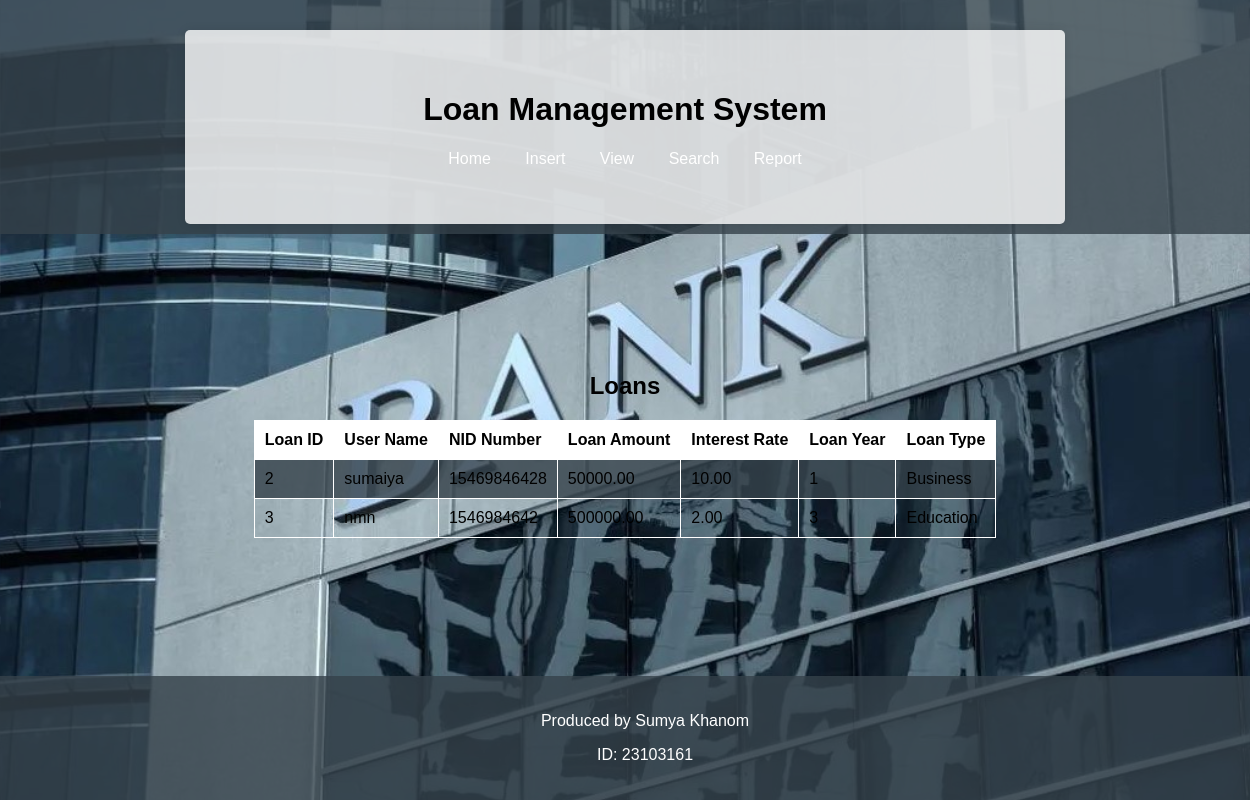
/view_loans.php, run on the app's committed database.
### tables this page shows
CREATE TABLE `tb_loans` (
  `loan_id` int(11) NOT NULL,
  `user_name` varchar(100) NOT NULL,
  `nid_number` varchar(50) NOT NULL,
  `father_name` varchar(100) NOT NULL,
  `mother_name` varchar(100) NOT NULL,
  `dob` date NOT NULL,
  `nationality` varchar(50) NOT NULL,
  `loan_amount` decimal(10,2) NOT NULL,
  `interest_rate` decimal(5,2) NOT NULL,
  `loan_year` int(11) NOT NULL,
  `loan_type` enum('Personal','Business','Education') NOT NULL,
  `application_date` timestamp NOT NULL DEFAULT current_timestamp(),
  `status` varchar(255) DEFAULT NULL
);

### view_loans.php (the view, shortened to what this page needs)
<?php
$loans = array();
$servername = "localhost";
$username = "root";
$password = "";
$dbname = "db_l";
$conn = new mysqli($servername, $username, $password, $dbname);
$sql = "SELECT * FROM tb_loans";
$result = $conn->query($sql);
if ($result->num_rows > 0) {
    while ($row = $result->fetch_assoc()) {
        $loans[] = $row;
    }
} else {
    echo "No loans found.";
}
?>
<!DOCTYPE html>
<html lang="en">
<head>
    <link rel="stylesheet" href="styles.css">
</head>
<body>
<header>
<div class="container">
    <div class="form-box">
    <h1>Loan Management System</h1>
    <nav>
        <ul>
            <li><a href="index.php">Home</a></li>
            <li class="dropdown">
                <a href="#">Insert</a>
            </li>
            <li class="dropdown">
                <a href="#">View</a>
            </li>
            <li><a href="search.php">Search</a></li>
            <li><a href="report.php">Report</a></li>
        </ul>
    </nav>
</header>
<div class="container">
    <div class="table-box">
        <h2>Loans</h2>
        <table>
            <tr>
                <th>Loan ID</th>
                <th>User Name</th>
                <th>NID Number</th>
                <th>Loan Amount</th>
                <th>Interest Rate</th>
                <th>Loan Year</th>
                <th>Loan Type</th>
            </tr>
            <?php foreach ($loans as $loan): ?>
                <tr>
                    <td><?php echo $loan['loan_id']; ?></td>
                    <td><?php echo $loan['user_name']; ?></td>
                    <td><?php echo $loan['nid_number']; ?></td>
                    <td><?php echo $loan['loan_amount']; ?></td>
                    <td><?php echo $loan['interest_rate']; ?></td>
                    <td><?php echo $loan['loan_year']; ?></td>
                    <td><?php echo $loan['loan_type']; ?></td>
                </tr>
            <?php endforeach; ?>
        </table>
    </div>
</div>
<footer>
    <p>Produced by Sumya Khanom</p>
    <p>ID: 23103161</p>
</footer>
</body>
</html>

### styles.css (style rules this page uses)
body { font-family: Arial, sans-serif; margin: 0; padding: 0; background-image: url('x.jpg'); background-size: cover; background-position: center; display: flex; flex-direction: column; min-height: 100vh; color: black; }
header { background: rgba(53, 66, 74, 0.8); color: #ffffff; padding: 10px 0; text-align: center; }
nav { margin: 10px 0; }
nav ul { list-style: none; padding: 0; }
nav ul li { display: inline; margin: 0 15px; position: relative; }
nav ul li a { color: #ffffff; text-decoration: none; }
.dropdown { display: inline-block; }
table { width: 100%; border-collapse: collapse; margin-bottom: 20px; }
table, th, td { border: 1px solid white; }
th, td { padding: 10px; text-align: left; }
th { background-color:#ffffff; color: black; }
tr:nth-child(even) { background-color: rgba(53, 66, 74, 0.8); }
.container { width: 80%; margin: 20px auto; flex: 1; display: flex; justify-content: center; align-items: center; text-align: center; }
.container { width: 80%; margin: auto; flex: 1; display: flex; justify-content: center; align-items: center; flex-direction: column; }
.form-box { background: rgba(255, 255, 255, 0.8); padding: 40px; border-radius: 5px; box-shadow: 0 0 10px rgba(0, 0, 0, 0.1); color: black; width: 100%; max-width: 800px; margin-top: 20px; text-align: center; }
footer { text-align: center; padding: 20px; background: rgba(53, 66, 74, 0.8); color: #ffffff; position: relative; bottom: 0; width: 100%; }

### data on the page
tb_loans: loan_id "2", user_name "sumaiya", nid_number "15469846428", loan_amount "50000.00", interest_rate "10.00", loan_year "1", loan_type "Business"
tb_loans: loan_id "3", user_name "nmn", nid_number "1546984642", loan_amount "500000.00", interest_rate "2.00", loan_year "3", loan_type "Education"
